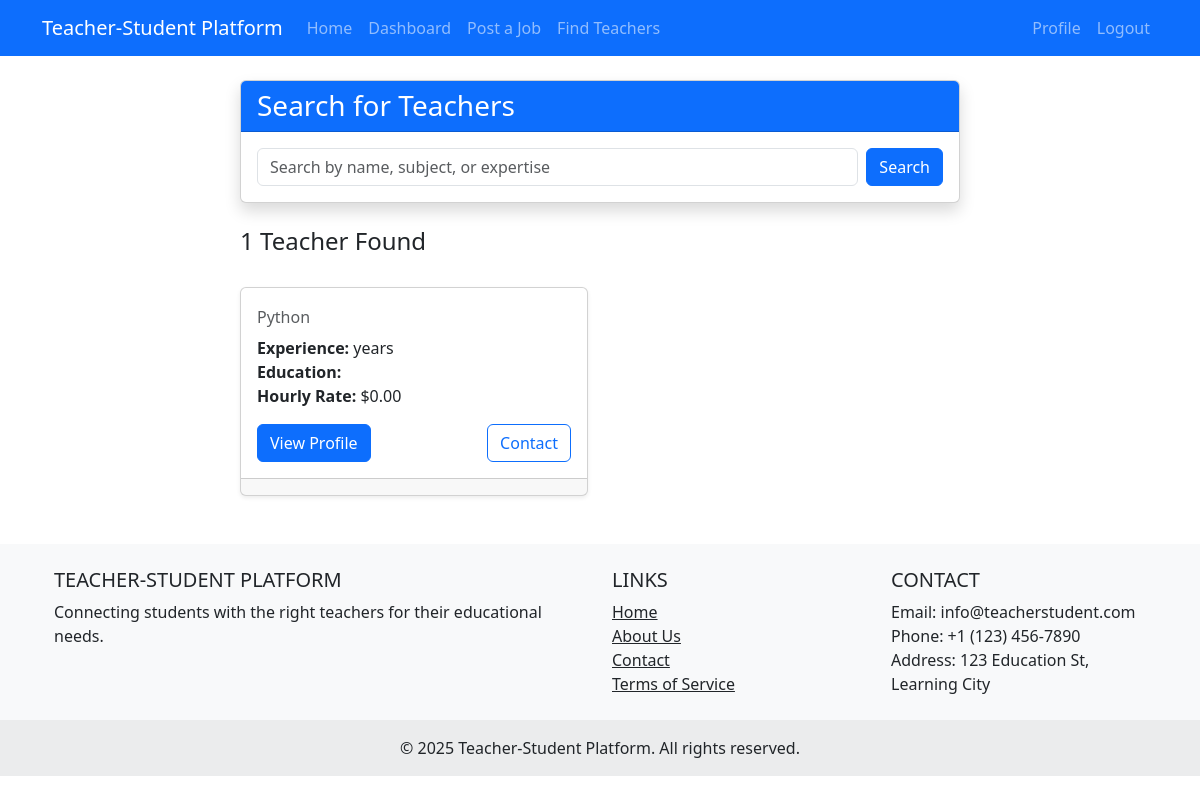
Before: /student/teacher-search/ (signed in) with the older database file.
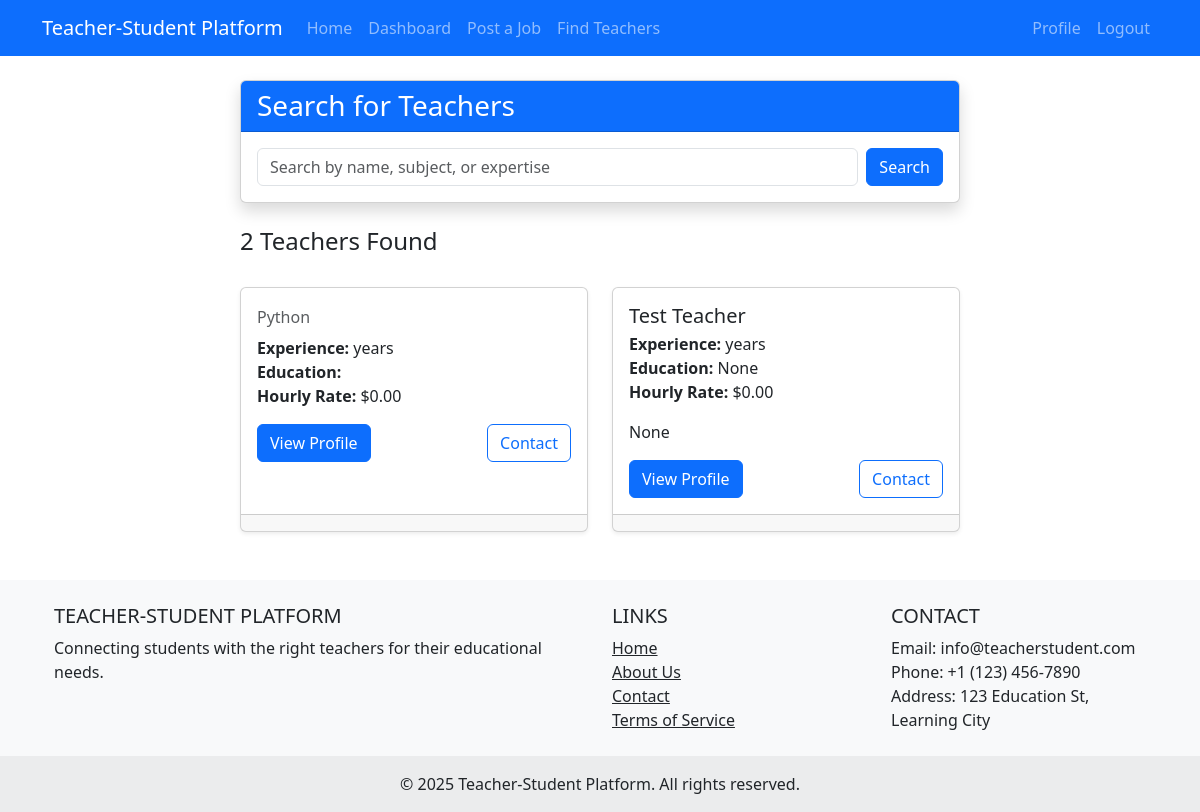
After: the same page with the newer database file.
### teacher/models.py (models this page shows, shortened)
class TeacherProfile(models.Model):
    user = models.OneToOneField(settings.AUTH_USER_MODEL, on_delete=models.CASCADE, related_name='teacher_profile')
    bio = models.TextField(blank=True, null=True)
    expertise = models.CharField(max_length=255)
    experience_years = models.PositiveIntegerField(default=0)
    hourly_rate = models.DecimalField(max_digits=10, decimal_places=2, default=0)
    education = models.TextField(blank=True, null=True)
    coins = models.PositiveIntegerField(default=0)
    similarity_score = models.FloatField(default=0)  # Used for job matching

### accounts/models.py (models this page shows, shortened)
class User(AbstractUser):
    USER_TYPE_CHOICES = (
        ('admin', 'Admin'),
        ('teacher', 'Teacher'),
        ('student', 'Student/Guardian'),
    )
    user_type = models.CharField(max_length=10, choices=USER_TYPE_CHOICES, default='student')
    phone_number = models.CharField(max_length=15, blank=True, null=True)
    address = models.TextField(blank=True, null=True)
    profile_picture = models.ImageField(upload_to='profile_pictures/', blank=True, null=True)
    is_blocked = models.BooleanField(default=False)
    @property
    def is_student(self):
        return self.user_type == 'student'

### student/views.py (the view, shortened to what this page needs)
# urls.py: path('teacher-search/', views.teacher_search, name='teacher_search'),
@login_required
@student_required
def teacher_search(request):
    query = request.GET.get('q', '')
    teachers = TeacherProfile.objects.filter(user__is_active=True, user__is_blocked=False)
    context = {
        'teachers': teachers,
        'query': query,
    }
    return render(request, 'student/teacher_search.html', context)

### templates/student/teacher_search.html (shortened to what this page needs)
{% extends 'base.html' %}
{% block content %}
<div class="container mt-4">
    <div class="row mb-4">
        <div class="col-md-8 offset-md-2">
            <div class="card shadow">
                <div class="card-header bg-primary text-white">
                    <h3 class="mb-0">Search for Teachers</h3>
                </div>
                <div class="card-body">
                    <form method="get" class="d-flex">
                        <input type="text" name="q" class="form-control me-2" placeholder="Search by name, subject, or expertise" value="{{ query }}">
                        <button type="submit" class="btn btn-primary">Search</button>
                    </form>
                </div>
            </div>
        </div>
    </div>
    <div class="row">
        <div class="col-md-8 offset-md-2">
            {% if teachers %}
                <h4>{{ teachers.count }} Teacher{{ teachers.count|pluralize }} Found</h4>
                <div class="row row-cols-1 row-cols-md-2 g-4 mt-2">
                    {% for teacher in teachers %}
                        <div class="col">
                            <div class="card h-100 shadow-sm">
                                <div class="card-body">
                                    <h5 class="card-title">{{ teacher.user.get_full_name }}</h5>
                                    <h6 class="card-subtitle mb-2 text-muted">{{ teacher.expertise }}</h6>
                                    <p class="card-text">
                                        <strong>Experience:</strong> {{ teacher.years_of_experience }} years<br>
                                        <strong>Education:</strong> {{ teacher.education }}<br>
                                        <strong>Hourly Rate:</strong> ${{ teacher.hourly_rate }}
                                    </p>
                                    <p class="card-text">{{ teacher.bio|truncatewords:20 }}</p>
                                    <div class="d-flex justify-content-between">
                                        <a href="{% url 'student:teacher_detail' teacher.pk %}" class="btn btn-primary">View Profile</a>
                                        <a href="{% url 'student:contact_teacher' teacher.pk %}" class="btn btn-outline-primary">Contact</a>
                                    </div>
                                </div>
                                <div class="card-footer text-muted">
                                </div>
                            </div>
                        </div>
                    {% endfor %}
                </div>
            {% endif %}
        </div>
    </div>
</div>
{% endblock %}

Changed rows visible on the page:
added TeacherProfile: user.get_full_name "Test Teacher", education "None", hourly_rate "0.00", bio "None"
Other visible differences:
{{ teachers.count }}: "1" → "2"
